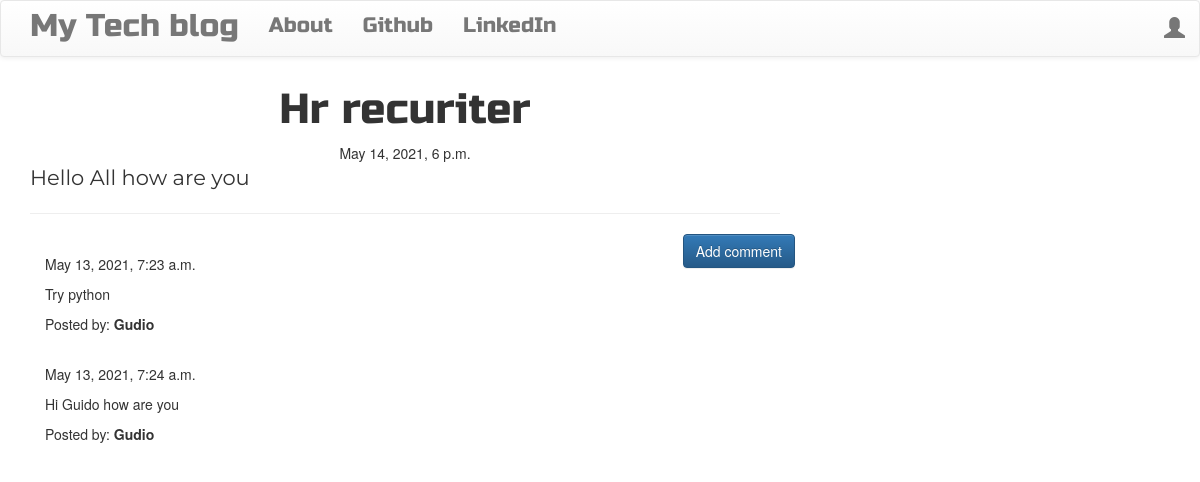
/post/1, run on the app's committed database.
### blog/models.py (models this page shows, shortened)
class Post(models.Model):
    author = models.ForeignKey('auth.User',on_delete=models.CASCADE)
    title = models.CharField(max_length=200)
    text = models.TextField()
    created_date = models.DateTimeField(default=timezone.now)
    published_date = models.DateTimeField(blank=True, null=True)

class Comment(models.Model):
    post = models.ForeignKey('blog.Post', related_name='comments',on_delete=models.CASCADE)
    author = models.CharField(max_length=200)
    text = models.TextField()
    created_date = models.DateTimeField(default=timezone.now)
    approved_comment = models.BooleanField(default=False)

### blog/views.py (the view)
# urls.py: url(r'^post/(?P<pk>\d+)$', views.PostDetailView.as_view(), name='post_detail'),
class PostDetailView(DetailView):
    model = Post

### blog/templates/blog/post_detail.html (shortened to what this page needs)
{% extends 'blog/base.html' %}
{% block content %}
        <h1 class='posttitle loader'>{{ post.title }}</h1>
        {% if post.published_date %}
            <div class="date postdate">
                {{ post.published_date }}
            </div>
        {% else %}
            <a class="btn btn-default" href="{% url 'post_publish' pk=post.pk %}">Publish</a>
        {% endif %}
      <p class='postcontent' >{{ post.text|safe|linebreaksbr }}</p>
  <hr>
  <a class="btn btn-primary btn-comment" href="{% url 'add_comment_to_post' pk=post.pk %}">Add comment</a>
  <div class="container">
  {% for comment in post.comments.all %}
  <br>
      {% if user.is_authenticated or comment.approved_comment %}
              {{ comment.created_date }}
          <p>{{ comment.text|safe|linebreaks }}</p>
          <p>Posted by: <strong>{{ comment.author }}</strong></p>
      {% endif %}
  {% empty %}
      <p>No comments posted.</p>
  {% endfor %}
</div>
{% endblock %}

### blog/static/css/blog.css (style rules this page uses)
.postdate { text-align: center; }
.posttitle { font-family: 'Russo One', sans-serif; font-size: 3em; text-align: center; }
.postcontent { font-family: 'Montserrat'; font-size: 1.5em; }
.btn-comment { position: absolute; right: 0px; }
.loader { filter:hue-rotate(0deg); color: linear-gradient(45deg,#0f8,#08f); animation:hue 5000ms infinite linear; }

### data on the page
Post: title "Hr recuriter", published_date "May 14, 2021, 6 p.m.", text "Hello All how are you"
Comment: created_date "May 13, 2021, 7:23 a.m.", text "Try python", author "Gudio"
Comment: created_date "May 13, 2021, 7:24 a.m.", text "Hi Guido how are you", author "Gudio"
